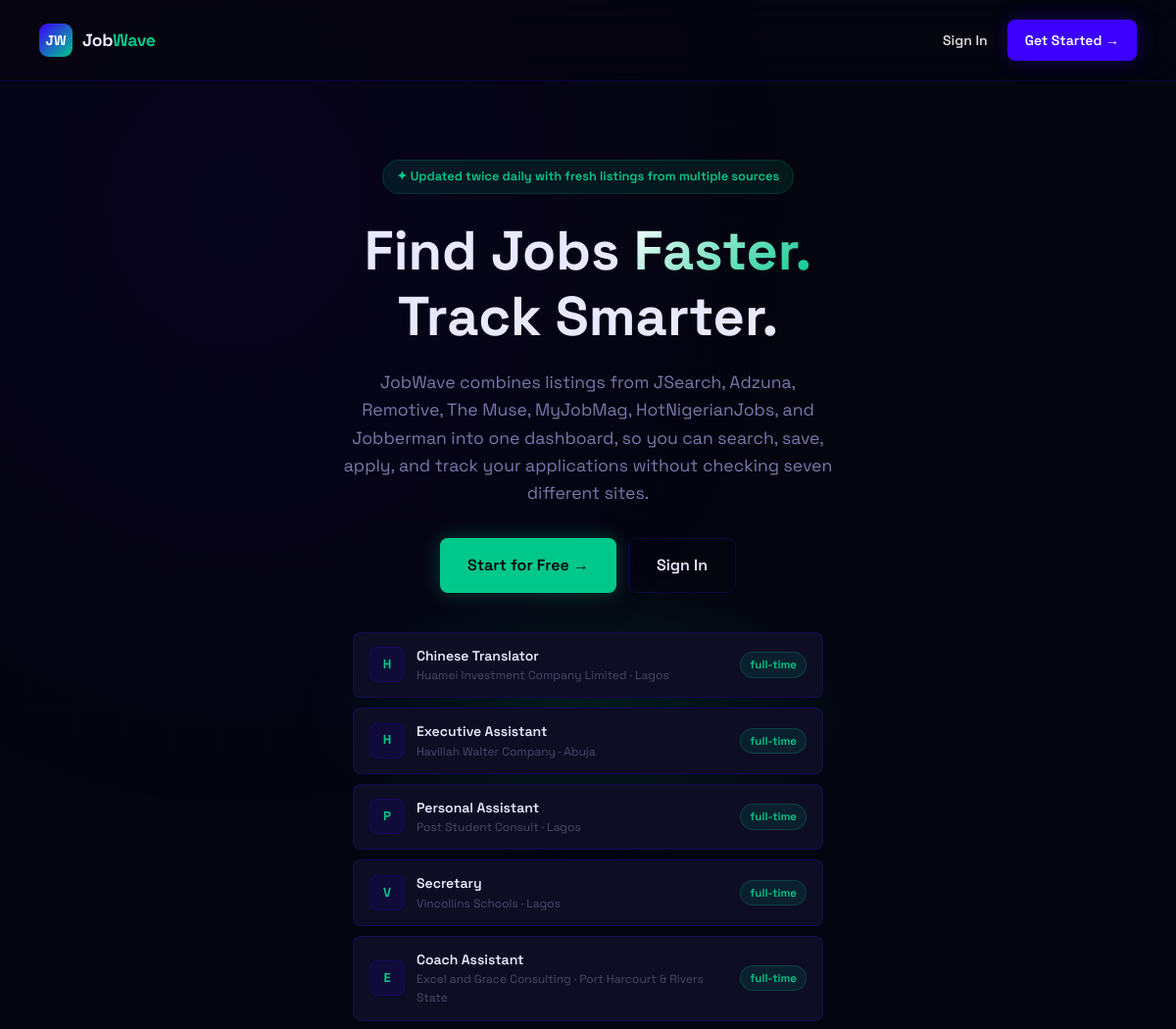
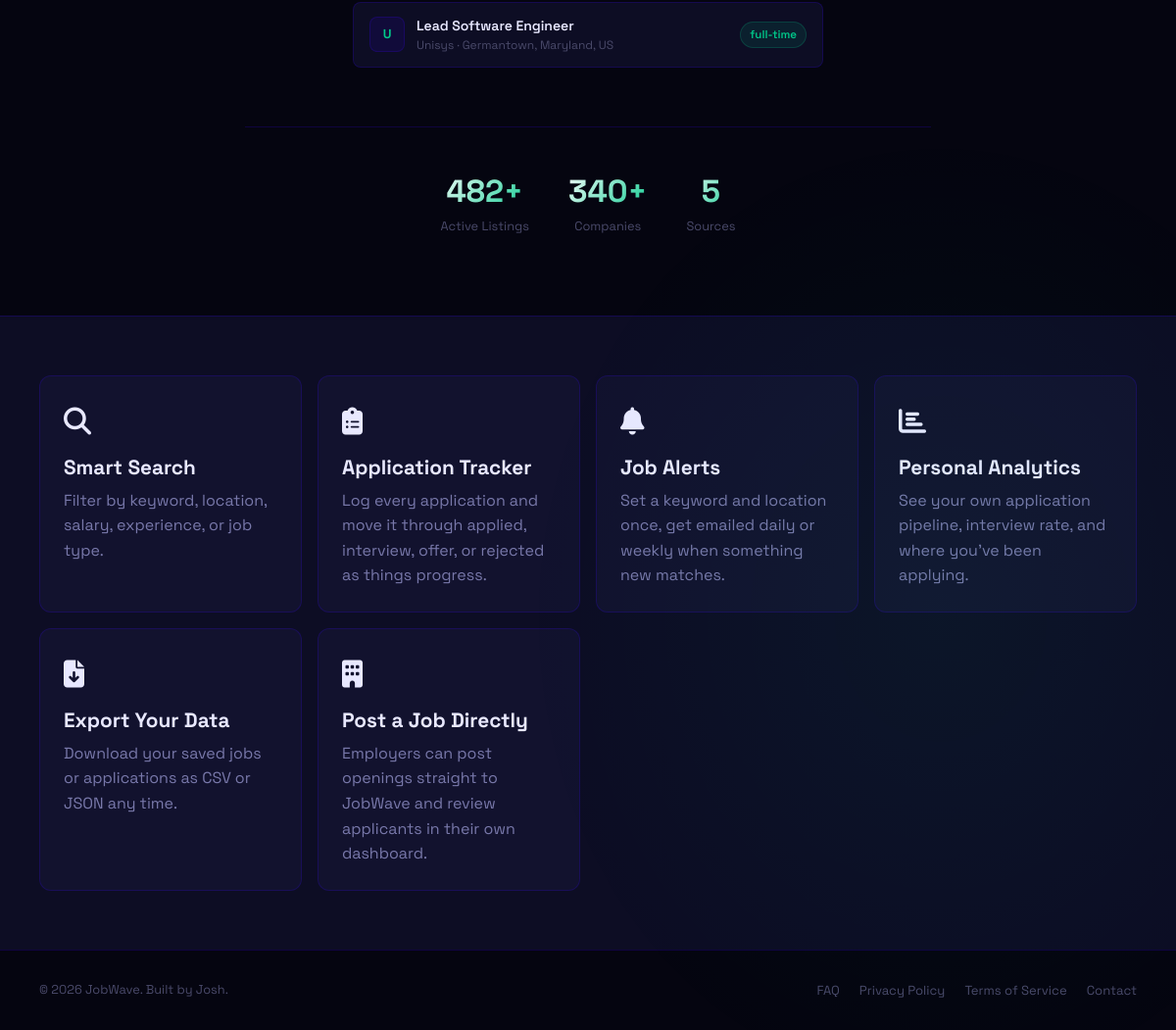
The page / on the database its author committed (2 pictures, top to bottom).
### app.py (models this page shows, shortened)
class Job(db.Model):
    id = db.Column(db.Integer, primary_key=True)
    title = db.Column(db.String(500), nullable=False)
    company = db.Column(db.String(300), nullable=False)
    location = db.Column(db.String(200))
    job_type = db.Column(db.String(50))          # full-time | part-time | remote | contract
    experience = db.Column(db.String(50))         # entry | mid | senior
    salary_min = db.Column(db.Integer)
    salary_max = db.Column(db.Integer)
    description = db.Column(db.Text)
    requirements = db.Column(db.Text)
    source = db.Column(db.String(100))
    source_url = db.Column(db.String(500))
    source_id = db.Column(db.String(200), unique=True)  # duplicate detection
    tags = db.Column(db.String(500))
    is_active = db.Column(db.Boolean, default=True)
    scraped_at = db.Column(db.DateTime, default=datetime.utcnow)
    posted_at = db.Column(db.DateTime)
    views = db.Column(db.Integer, default=0)
    posted_to_whatsapp = db.Column(db.Boolean, default=False)
    posted_by_user_id = db.Column(db.Integer, db.ForeignKey('user.id'), nullable=True)
    approval_status = db.Column(db.String(20), default='approved')  # pending | approved | rejected
    rejection_reason = db.Column(db.String(500))
    posted_to_telegram = db.Column(db.Boolean, default=False)
    validation_warnings = db.Column(db.String(500))  # comma-separated
    company_logo_data = db.Column(db.Text)  # employer-uploaded logo, data URI

### app.py (the view)
@app.route('/')
def index():
    if current_user.is_authenticated:
        return redirect(url_for('dashboard'))
    stats = {
        'total_jobs': Job.query.filter_by(is_active=True).count(),
        'companies': db.session.query(Job.company).distinct().count(),
        'sources': db.session.query(Job.source).distinct().count(),
    }
    recent = Job.query.filter_by(is_active=True).order_by(Job.scraped_at.desc()).limit(6).all()
    return render_template('index.html', stats=stats, recent=recent)

### app.py (called while the page is built, shortened)
@app.before_request
def enforce_onboarding():
    if not current_user.is_authenticated:
        return

### templates/index.html (shortened to what this page needs)
{% extends 'base.html' %}
{% block public_content %}
<link rel="stylesheet" href="https://cdnjs.cloudflare.com/ajax/libs/font-awesome/6.5.0/css/all.min.css">
<div class="landing">
  <nav class="landing-nav">
    <div style="display:flex;align-items:center;gap:10px;">
      <div class="logo-mark">JW</div>
      <div class="logo-text">
        Job<span>Wave</span>
      </div>
    </div>
    <div style="display:flex;gap:8px;">
      <a href="{{ url_for('login') }}" class="btn btn-ghost">
        Sign In
      </a>
      <a href="{{ url_for('register') }}" class="btn btn-primary">
        Get Started →
      </a>
    </div>
  </nav>
  <section class="hero">
    <div class="hero-content">
      <div class="hero-eyebrow">
        ✦ Updated twice daily with fresh listings from multiple sources
      </div>
      <h1>
        Find Jobs
        <span class="gradient-text">Faster.</span>
        <br>
        Track Smarter.
      </h1>
      <p>
        JobWave combines listings from JSearch, Adzuna, Remotive, The Muse, MyJobMag, HotNigerianJobs, and Jobberman into one dashboard,
        so you can search, save, apply, and track your applications without checking seven different sites.
      </p>
      <div class="hero-actions">
        <a href="{{ url_for('register') }}" class="btn btn-mint btn-lg">
          Start for Free →
        </a>
        <a href="{{ url_for('login') }}" class="btn btn-outline btn-lg">
          Sign In
        </a>
      </div>
      <div class="hero-job-list">
        {% for job in recent %}
        <div class="hero-job-item">
          <div class="hero-job-logo">
            {{ job.company[0] }}
          </div>
          <div style="flex:1;min-width:0;">
            <div style="
              font-weight:600;
              font-size:0.875rem;
              white-space:nowrap;
              overflow:hidden;
              text-overflow:ellipsis;
            ">
              {{ job.title }}
            </div>
            <div style="
              font-size:0.75rem;
              color:var(--text-muted);
            ">
              {{ job.company }} · {{ job.location }}
            </div>
          </div>
          <span class="badge badge-mint" style="flex-shrink:0;">
            {{ job.job_type or 'full-time' }}
          </span>
        </div>
        {% endfor %}
      </div>
      <div class="hero-stats">
        <div>
          <div class="hero-stat-value gradient-text">
            {{ stats.total_jobs }}+
          </div>
          <div class="hero-stat-label">
            Active Listings
          </div>
        </div>
        <div>
          <div class="hero-stat-value gradient-text">
            {{ stats.companies }}+
          </div>
          <div class="hero-stat-label">
            Companies
          </div>
        </div>
        <div>
          <div class="hero-stat-value gradient-text">
            {{ stats.sources }}
          </div>
          <div class="hero-stat-label">
            Sources
          </div>
        </div>
      </div>
    </div>
  </section>
  <section class="feature-grid">
    <div class="feature-card">
      <div class="feature-icon"><i class="fa-solid fa-magnifying-glass"></i></div>
      <h3>Smart Search</h3>
      <p>
        Filter by keyword, location, salary, experience, or job type.
      </p>
    </div>
    <div class="feature-card">
      <div class="feature-icon"><i class="fa-solid fa-clipboard-list"></i></div>
      <h3>Application Tracker</h3>
      <p>
        Log every application and move it through applied, interview, offer, or rejected as things progress.
      </p>
    </div>
    <div class="feature-card">
      <div class="feature-icon"><i class="fa-solid fa-bell"></i></div>
      <h3>Job Alerts</h3>
      <p>
        Set a keyword and location once, get emailed daily or weekly when something new matches.
      </p>
    </div>
    <div class="feature-card">
      <div class="feature-icon"><i class="fa-solid fa-chart-bar"></i></div>
      <h3>Personal Analytics</h3>
      <p>
        See your own application pipeline, interview rate, and where you've been applying.
      </p>
    </div>
    <div class="feature-card">
      <div class="feature-icon"><i class="fa-solid fa-file-arrow-down"></i></div>
      <h3>Export Your Data</h3>
      <p>
        Download your saved jobs or applications as CSV or JSON any time.
      </p>
    </div>
    <div class="feature-card">
      <div class="feature-icon"><i class="fa-solid fa-building"></i></div>
      <h3>Post a Job Directly</h3>
      <p>
        Employers can post openings straight to JobWave and review applicants in their own dashboard.
      </p>
    </div>
  </section>
<div style="padding:30px 40px;border-top:1px solid var(--border);display:flex;justify-content:space-between;align-items:center;flex-wrap:wrap;gap:12px;">
  <div style="color:var(--text-muted);font-size:0.8rem;">© 2026 JobWave. Built by Josh.</div>
  <div style="display:flex;gap:20px;">
    <a href="{{ url_for('faq') }}" style="color:var(--text-muted);font-size:0.82rem;">FAQ</a>
    <a href="{{ url_for('privacy') }}" style="color:var(--text-muted);font-size:0.82rem;">Privacy Policy</a>
    <a href="{{ url_for('terms') }}" style="color:var(--text-muted);font-size:0.82rem;">Terms of Service</a>
    <a href="{{ url_for('contact') }}" style="color:var(--text-muted);font-size:0.82rem;">Contact</a>
  </div>
</div>
</div>
{% endblock %}

### rows shown on the page
Job: company "H", title "Chinese Translator", company "Huamei Investment Company Limited", location "Lagos", job_type "full-time"
Job: company "H", title "Executive Assistant", company "Havillah Walter Company", location "Abuja", job_type "full-time"
Job: company "P", title "Personal Assistant", company "Post Student Consult", location "Lagos", job_type "full-time"
Job: company "V", title "Secretary", company "Vincollins Schools", location "Lagos", job_type "full-time"
Job: company "E", title "Coach Assistant", company "Excel and Grace Consulting", location "Port Harcourt & Rivers State", job_type "full-time"
Job: company "U", title "Lead Software Engineer", company "Unisys", location "Germantown, Maryland, US", job_type "full-time"

### other values the page prints
{{ stats.total_jobs }} "482"
{{ stats.companies }} "340"
{{ stats.sources }} "5"
